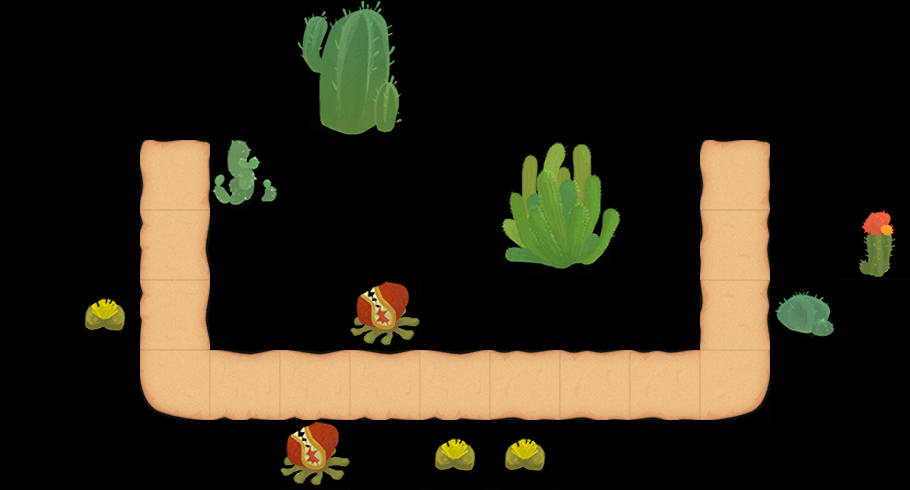

Rendered tile map (Tiled .tmx) drawn with the repository's tilesets; below, a short description and the map source with its tile grids summarised:
An orthogonal 13x7 tile map with 70x70 px tiles, 2 tile layers (content, things) and 1 object (start).

<map version="1.0" orientation="orthogonal" width="13" height="7" tilewidth="70" tileheight="70">
 <tileset firstgid="1" name="theme1MapTile3" tilewidth="70" tileheight="70">
  <image source="theme1MapTile3.png" width="280" height="560" />
  <tile id="4">
   <properties>
    <property name="thingIdx" value="301" />
   </properties>
  </tile>
  <tile id="6">
   <properties>
    <property name="thingIdx" value="302" />
   </properties>
  </tile>
  <tile id="8">
   <properties>
    <property name="thingIdx" value="201" />
   </properties>
  </tile>
  <tile id="9">
   <properties>
    <property name="thingIdx" value="202" />
   </properties>
  </tile>
  <tile id="10">
   <properties>
    <property name="thingIdx" value="102" />
   </properties>
  </tile>
  <tile id="11">
   <properties>
    <property name="thingIdx" value="203" />
   </properties>
  </tile>
  <tile id="12">
   <properties>
    <property name="thingIdx" value="101" />
   </properties>
  </tile>
  <tile id="13">
   <properties>
    <property name="thingIdx" value="204" />
   </properties>
  </tile>
  <tile id="14">
   <properties>
    <property name="way" value="1" />
   </properties>
  </tile>
  <tile id="15">
   <properties>
    <property name="way" value="1" />
   </properties>
  </tile>
  <tile id="16">
   <properties>
    <property name="way" value="1" />
   </properties>
  </tile>
  <tile id="17">
   <properties>
    <property name="way" value="1" />
   </properties>
  </tile>
  <tile id="18">
   <properties>
    <property name="way" value="1" />
   </properties>
  </tile>
  <tile id="19">
   <properties>
    <property name="way" value="1" />
   </properties>
  </tile>
  <tile id="20">
   <properties>
    <property name="way" value="1" />
   </properties>
  </tile>
  <tile id="24">
   <properties>
    <property name="way" value="1" />
   </properties>
  </tile>
  <tile id="28">
   <properties>
    <property name="way" value="1" />
   </properties>
  </tile>
 </tileset>
 <layer name="content" width="13" height="7">
  <data>[91 cells, 15 non-empty, 7 distinct tile ids]</data>
 </layer>
 <layer name="things" width="13" height="7">
  <data>[91 cells, 16 non-empty, 13 distinct tile ids]</data>
 </layer>
 <objectgroup name="objs" width="13" height="7">
  <object name="start" x="150" y="163" width="43" height="25" />
 </objectgroup>
</map>
